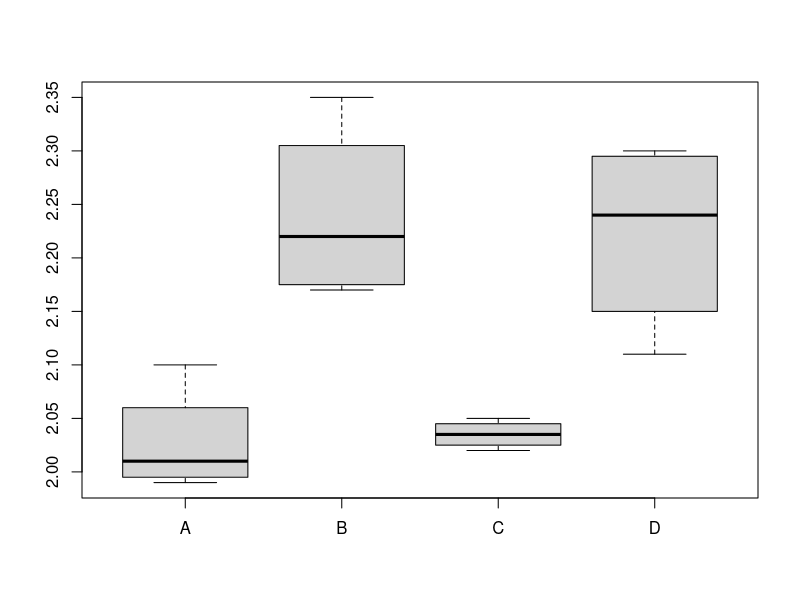
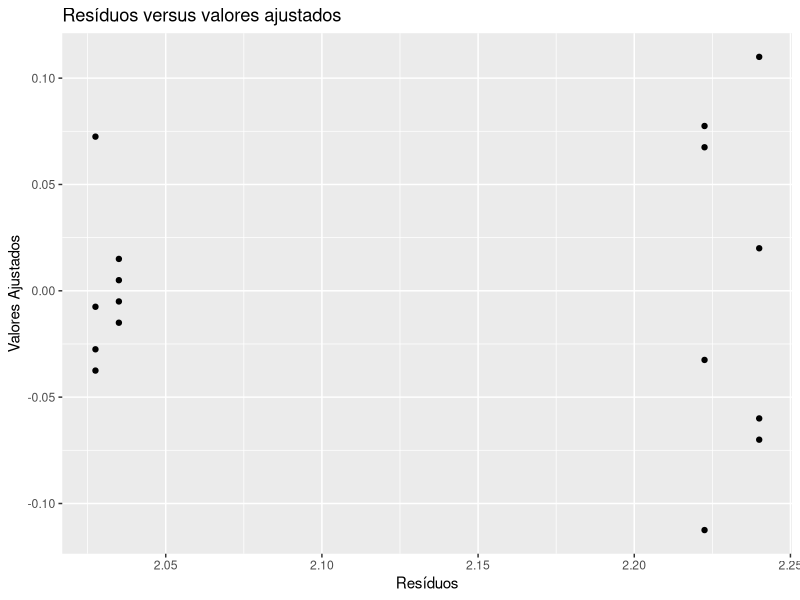

Recreate these plots in R, in order.
## ---- chunk 1
knitr::opts_chunk$set(echo = TRUE)
library(tidyverse)
library(multcomp, quietly = T)
library(gmodels)
## ---- chunk 2
#Tabela 01

y <- c(2.10, 1.99, 2.02, 2.00, 2.35,2.26,2.18,2.17,2.02,2.04,2.03,2.05,2.19,2.11,2.29,2.30)

trat <- c(rep("A",4), rep("B",4), rep("C",4), rep("D",4))

trat <- as.factor(trat)

#creating a dataframe

df02 <- data.frame(trat,y)

#length of each treatment
n <- tapply(df02$y, df02$trat, length)

#mean of each treatment
means <- tapply(df02$y, df02$trat, mean)

#variances
sds <- tapply(df02$y, df02$trat, sd)

#summary dataframe

df02_ <- data.frame(n,means, round(sds,2))

## ---- chunk 3
length(trat)/16
## ---- chunk 4
#Verificando as pressuposições do para a ANOVA

# Analise Exploratoria rapida

boxplot(split(df02$y, df02$trat))
## ---- chunk 5
fit <- df02 %>% aov(y ~ trat, data = .)
## ---- chunk 6
ggplot() +
  geom_point(aes(y = fit$residuals, x = fit$fitted.values)) +
  labs( x= "Resíduos",
        y = "Valores Ajustados",
        title = "Resíduos versus valores ajustados")
## ---- chunk 7
summary(fit)
## ---- chunk 8

trat <- gl(4,4)

trat1 <- c(1,-1/3,-1/3,-1/3)
trat2 <- c(0,1,-1/2,-1/2)
trat3 <- c(0,0,1,-1)

contrasts(trat)<- cbind(trat1,
                        trat2,
                        trat3)

c1 <- rbind(trat1,
            trat2,
            trat3)

rownames(c1) <- paste("contr", 1:3, sep = "")
c1

mod2 <- aov(y ~ trat, data = df02, contrast = list(trat = make.contrasts(c1)))
summary(mod2, split = list(trat = 1:3))

fit.contrast(mod2, "trat", c1)
## ---- chunk 9
c1

## ---- chunk 10


modelo <- lm(y~trat, data = df02)
summary(glht(modelo,linfct=mcp(trat=trat1)))

## ---- chunk 11
summary(glht(modelo,linfct=mcp(trat=trat2)))
## ---- chunk 12

summary(glht(modelo,linfct=mcp(trat=trat3)))
